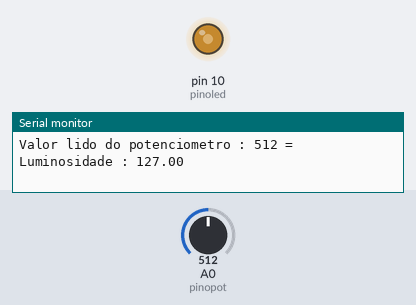
This sketch was run on a simulated Arduino Uno, built with avr-gcc and run on an emulated ATmega328P. Parts: output pins drawn as LEDs (lit = HIGH), the last lines printed to the serial monitor. The inputs (shaded band) are chosen by the test bench; at power-on: A0 (pinopot) = 512.

Above: at 1.2 s.
1.3 s: A0 (pinopot) set to 417
At 2.2 s:
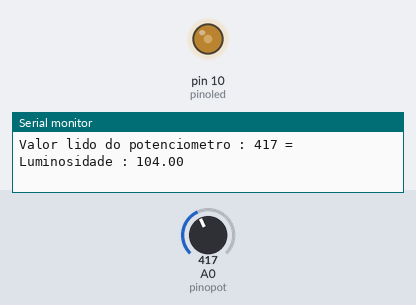
4.3 s: A0 (pinopot) set to 392
At 4.7 s:
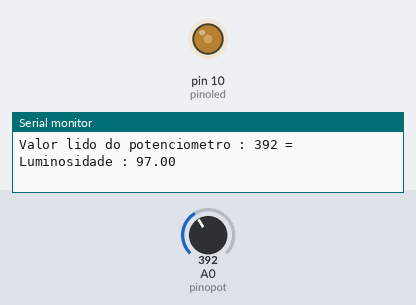
7.3 s: A0 (pinopot) set to 716
At 7.7 s:
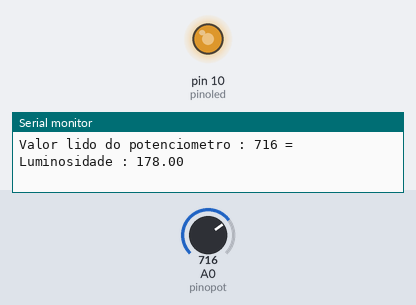
8.8 s: A0 (pinopot) set to 990
At 10.1 s:
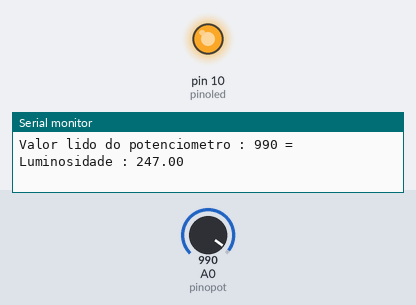
10.4 s: A0 (pinopot) set to 1011
At 11.2 s:
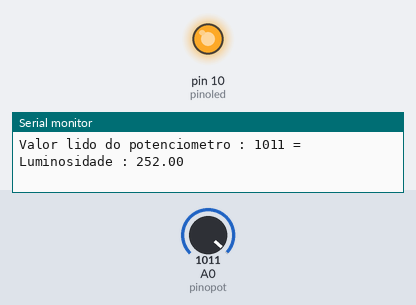
13.4 s: A0 (pinopot) set to 122
At 14.5 s:
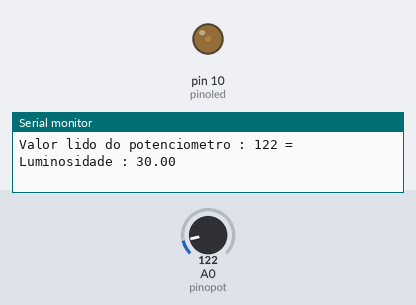
Timing chart, 0 to 15.9 s (numbered marks = the images above; inputs shaded):
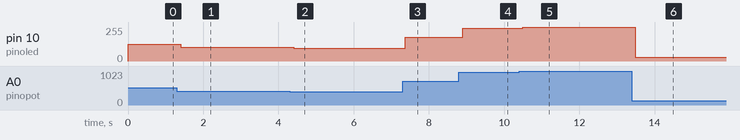

The sketch:

Controlando-brilho-de-LED-com-o-Potenciometro.ino
```cpp
//Controle do brilho de um LED usando PWM
//Babuino.tec
//vagnerromario@hotmail.com

int pinoled = 10;  //Pino ligado ao anodo do led
int pinopot = A0;   //Pino ligado ao pino central do potenciometro
int valorpot = 0;  //Armazena valor lido do potenciometro, entre 0 e 1023

float luminosidade = 0; //Valor de luminosidade do led

void setup()
{
   Serial.begin(9600);        //Inicializa a serial
   pinMode(pinoled, OUTPUT);  //Define o pino do led como saída
   pinMode(pinopot, INPUT);   //Define o pino do potenciometro como entrada
}

void loop()
{
  // Le o valor - analogico - do pino do potenciometro
  valorpot = analogRead(pinopot);

  //Converte e atribui para a variavel "luminosidade" o
  // valor lido do potenciometro
  luminosidade = map(valorpot, 1, 1020, 0, 255);

  Serial.print("Valor lido do potenciometro : ");

  //Mostra o valor lido do potenciometro no monitor serial
  Serial.print(valorpot);
  Serial.print(" = Luminosidade : ");

  //Mostra o valor da luminosidade no monitor serial
 Serial.println(luminosidade);

  //Envia sinal analogico para a saída do led, com luminosidade variavel
  analogWrite(pinoled, luminosidade);
  delay(10);
}
```

Measured:
- after the input at 1.3 s, pin 10 (pinoled): 127/255 → 104/255 after 0.11 s
- after the input at 4.3 s, pin 10 (pinoled): 104/255 → 97/255 after 0.11 s
- after the input at 7.3 s, pin 10 (pinoled): 97/255 → 178/255 after 0.07 s
- after the input at 8.8 s, pin 10 (pinoled): 178/255 → 247/255 after 0.10 s
- after the input at 10.4 s, pin 10 (pinoled): 247/255 → 252/255 after 0.10 s
- after the input at 13.4 s, pin 10 (pinoled): 252/255 → 30/255 after 0.09 s
